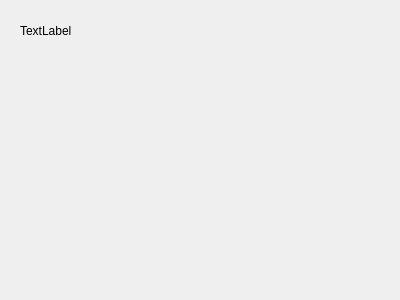
<?xml version="1.0" encoding="UTF-8"?>
<ui version="4.0">
 <class>noraLabelLayout</class>
 <widget class="QDialog" name="noraLabelLayout">
  <property name="geometry">
   <rect>
    <x>0</x>
    <y>0</y>
    <width>400</width>
    <height>300</height>
   </rect>
  </property>
  <property name="windowTitle">
   <string>Dialog</string>
  </property>
  <widget class="QWidget" name="horizontalLayoutWidget">
   <property name="geometry">
    <rect>
     <x>20</x>
     <y>10</y>
     <width>160</width>
     <height>41</height>
    </rect>
   </property>
   <layout class="QHBoxLayout" name="labelLayout">
    <item>
     <widget class="QLabel" name="label">
      <property name="text">
       <string>TextLabel</string>
      </property>
     </widget>
    </item>
   </layout>
  </widget>
 </widget>
 <resources/>
 <connections/>
</ui>
